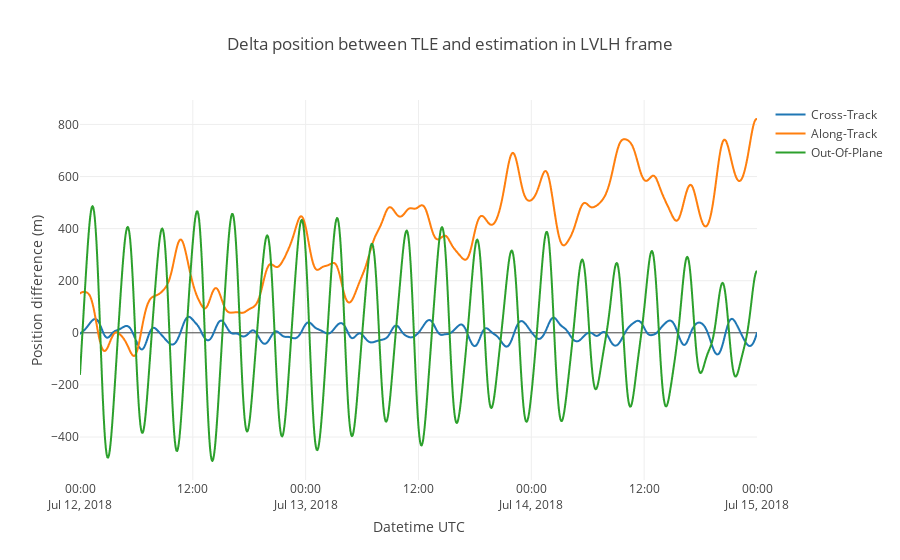

Write notebook code for a chart like this one.
### Markdown cell above
Plotting the components of the position different between the TLE and the estimation, in LVLH frame

### Code cell
import plotly.graph_objs as go

traceX = go.Scattergl(
    x = deltaPV_lvlh_df['x'].index,
    y = deltaPV_lvlh_df['x'],
    mode='lines',
    name='Cross-Track'
)

traceY = go.Scattergl(
    x = deltaPV_lvlh_df['y'].index,
    y = deltaPV_lvlh_df['y'],
    mode='lines',
    name='Along-Track'
)

traceZ = go.Scattergl(
    x = deltaPV_lvlh_df['z'].index,
    y = deltaPV_lvlh_df['z'],
    mode='lines',
    name='Out-Of-Plane'
)

data = [traceX, traceY, traceZ]

layout = go.Layout(
    title = 'Delta position between TLE and estimation in LVLH frame',
    xaxis = dict(
        title = 'Datetime UTC'
    ),
    yaxis = dict(
        title = 'Position difference (m)'
    )
)

fig = dict(data=data, layout=layout)

pio.show(fig)

### Figure 1 — Plotly figure (JSON) as saved in the notebook; plotly's stock layout.template omitted (floating-point values rounded to 4 significant figures; data arrays with more than 128 entries replaced by an {"elided": "..."} marker saying what was removed)
{"data": [{"mode": "lines", "name": "Cross-Track", "type": "scattergl", "uid": "0eeabcdd-9e63-4ff0-8f63-9ea99c2f92f3", "x": {"elided": "865 str values"}, "y": {"elided": "865 float values"}}, {"mode": "lines", "name": "Along-Track", "type": "scattergl", "uid": "313244fb-3651-46b3-ad21-4858b09eba2b", "x": {"elided": "865 str values"}, "y": {"elided": "865 float values"}}, {"mode": "lines", "name": "Out-Of-Plane", "type": "scattergl", "uid": "1a82ee22-07a8-424d-a357-0002852177ff", "x": {"elided": "865 str values"}, "y": {"elided": "865 float values"}}], "layout": {"autosize": true, "title": {"text": "Delta position between TLE and estimation in LVLH frame"}, "xaxis": {"autorange": true, "range": ["2018-07-12", "2018-07-15"], "title": {"text": "Datetime UTC"}, "type": "date"}, "yaxis": {"autorange": true, "range": [-565.0, 893.7], "title": {"text": "Position difference (m)"}, "type": "linear"}}}
